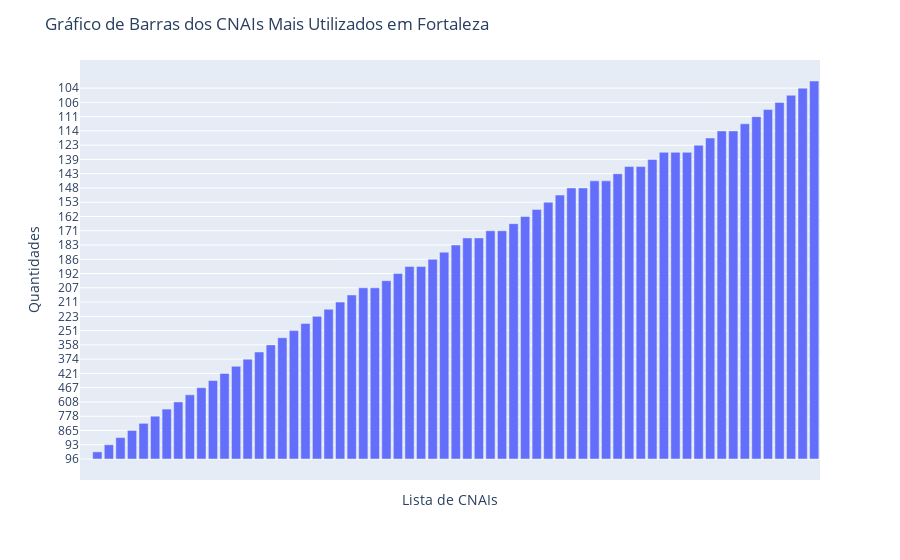

Notebook cell for this chart:
### Code cell
geolocator = Nominatim(user_agent="my_geocoder")
location = geolocator.geocode('Rua Adail teixeira 110')
if location:
    latitude = location.latitude
    longitude = location.longitude
    ponto = Point(longitude, latitude)
    for index, row in df_fortaleza_hexagons[['geometry','Zonas']].iterrows():
        if row['geometry'].contains(ponto):
            print(f'O emderco esta contido na Zona {row['Zonas']}')
            zona_encontrada = row['geometry']
            nome_zona = row['Zonas']
            break
            
    df_filtrado_zona = df_lat_lon[df_lat_lon['Zonas'] == nome_zona]
    cnae = len(df_filtrado_zona['CNAE FISCAL PRINCIPAL'].drop_duplicates())
    print(f"No denreco selecionado contem {cnae} CNAIS(s) distintos")
    cnpj = len(df_filtrado_zona['CNPJ BÁSICO'].drop_duplicates())
    print("No denreco selecionado contem {} CNPJ(s) Básicos distintos".format(cnpj))

    fig, ax = plt.subplots(figsize=(10,15))
    df_fortaleza_hexagons[df_fortaleza_hexagons['geometry'] == row['geometry']]['geometry'].to_crs("EPSG:3857").plot(ax=ax, facecolor='none', edgecolor="k", lw=1)
    # df_fortaleza_hexagons['geometry'].to_crs("EPSG:3857")
    ctx.add_basemap(ax=ax, source=ctx.providers.CartoDB.Voyager)
    ax.set_axis_off()
    ax.set_title("Fortaleza", fontsize=20)
    plt.show()

    x = df_zona[df_zona.index == row['Zonas']]
    resultado=(x-media)/std
    daux = pd.DataFrame(resultado).T
    daux = daux.rename(columns={daux.columns[0]: 'Z'}).sort_values('Z')
    daux['CNAE FISCAL PRINCIPAL'] = list(daux.index)
    daux = pd.merge(daux, df_nomes_fantazia, how = 'right', on = 'CNAE FISCAL PRINCIPAL').drop_duplicates()
    lista_nomes = list(daux['TIPO'])
    lista_valores = list(daux['Z'])
    fig = px.bar(x=lista_nomes, y=lista_quantidades)
    fig.update_xaxes(tickangle=90, showticklabels=False)  # Remove os rótulos do eixo x
    fig.update_layout(
        title=f'Gráfico de Barras dos CNAIs Mais Utilizados em Fortaleza',
        xaxis_title='Lista de CNAIs',
        yaxis_title='Quantidades'
    )
    fig.show()
    
else:
    print('Endereço não encontrad')

### Figure 1 — Plotly figure (JSON) as saved in the notebook; plotly's stock layout.template omitted (floating-point values rounded to 4 significant figures)
{"data": [{"alignmentgroup": "True", "hovertemplate": "x=%{x}<br>y=%{y}<extra></extra>", "legendgroup": "", "marker": {"color": "#636efa", "pattern": {"shape": ""}}, "name": "", "offsetgroup": "", "orientation": "v", "showlegend": false, "textposition": "auto", "type": "bar", "x": ["tecnologia consultoria servicos", "engenharia servicos consultoria", "acai suplementos alimentos", "embalagens festas casa", "instituto associacao escolar", "representacoes servicos consultoria", "restaurante pizzaria pizza", "moda confeccoes modas", "servicos consultoria coworking", "negocios saude gestao", "tecnologia software solucoes", "otica optica oticas", "participacoes holding empreendimentos", "beleza studio barbearia", "construcoes engenharia construtora", "empreendimentos incorporacoes ltda", "eventos producoes servicos", "auto car center", "odontologia clinica odonto", "empreendimentos imoveis imobiliarios", "condominio edificio residencial", "variedades aviamentos presentes", "solar servicos engenharia", "car rent locacoes", "transportes transporte logistica", "confeccoes jeans moda", "imoveis imobiliaria gestao", "consultoria treinamentos servicos", "mercadinho comercial mercearia", "marmitaria pizzaria galeteria", "arquitetura estudio projetos", "veiculos car multimarcas", "pecas auto servicos", "construcao construcoes deposito", "acai lanches cafe", "contabilidade contabil assessoria", "panificadora pao confeitaria", "estetica clinica studio", "motos moto pecas", "servicos consultoria assessoria", "representacoes representacao comercio", "servicos medicos clinica", "cosmeticos distribuidora perfumaria", "farmacia farma drogaria", "academia fitness pilates", "consultoria servicos empresarial", "cell celular imports", "imoveis imobiliaria imobiliarios", "turismo viagens agencia", "pet racoes shop", "seguros corretora saude", "informatica acessorios solucoes", "servicos medicos med", "bebidas distribuidora comercial", "uerf escola municipal", "colegio escola educacional", "igreja deus comunidade", "marketing digital comunicacao", "solucoes assessoria promotora", "solucoes informatica tecnologia", "consultoria tecnologia tech", "psicologia clinica saude", "clinica fisioterapia saude", "moveis casa comercio"], "xaxis": "x", "y": ["96", "95", "93", "91", "865", "86", "778", "674", "608", "476", "467", "455", "421", "409", "374", "360", "358", "281", "251", "239", "223", "218", "211", "210", "207", "207", "204", "192", "188", "188", "186", "185", "183", "173", "173", "171", "171", "167", "162", "158", "153", "150", "148", "148", "144", "144", "143", "141", "141", "139", "125", "125", "125", "123", "115", "114", "114", "112", "111", "110", "106", "105", "104", "101"], "yaxis": "y"}], "layout": {"barmode": "relative", "legend": {"tracegroupgap": 0}, "margin": {"t": 60}, "title": {"text": "Gráfico de Barras dos CNAIs Mais Utilizados em Fortaleza"}, "xaxis": {"anchor": "y", "domain": [0, 1], "showticklabels": false, "tickangle": 90, "title": {"text": "Lista de CNAIs"}}, "yaxis": {"anchor": "x", "domain": [0, 1], "title": {"text": "Quantidades"}}}}
